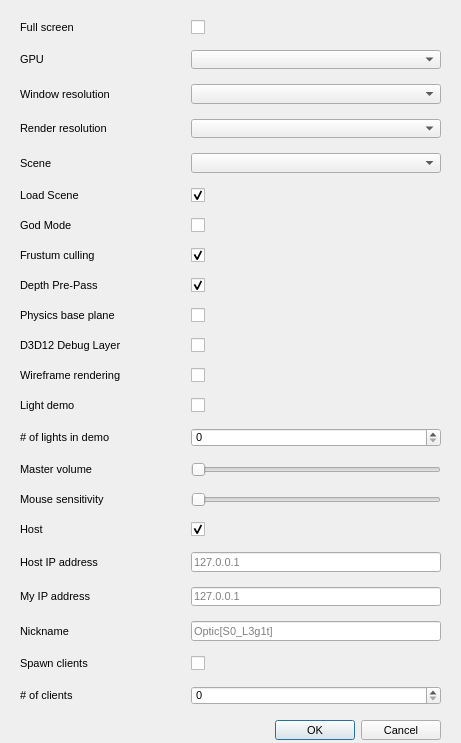
<?xml version="1.0" encoding="UTF-8"?>
<ui version="4.0">
 <class>SetupDialog</class>
 <widget class="QMainWindow" name="SetupDialog">
  <property name="geometry">
   <rect>
    <x>0</x>
    <y>0</y>
    <width>461</width>
    <height>743</height>
   </rect>
  </property>
  <property name="minimumSize">
   <size>
    <width>461</width>
    <height>300</height>
   </size>
  </property>
  <property name="maximumSize">
   <size>
    <width>461</width>
    <height>2000</height>
   </size>
  </property>
  <property name="baseSize">
   <size>
    <width>461</width>
    <height>500</height>
   </size>
  </property>
  <property name="font">
   <font>
    <pointsize>8</pointsize>
    <weight>50</weight>
    <italic>false</italic>
    <bold>false</bold>
    <stylestrategy>PreferDefault</stylestrategy>
   </font>
  </property>
  <property name="windowTitle">
   <string>Runtime setup</string>
  </property>
  <widget class="QWidget" name="root">
   <widget class="QWidget" name="formLayoutWidget">
    <property name="geometry">
     <rect>
      <x>0</x>
      <y>0</y>
      <width>461</width>
      <height>741</height>
     </rect>
    </property>
    <layout class="QFormLayout" name="form_layout">
     <property name="rowWrapPolicy">
      <enum>QFormLayout::WrapLongRows</enum>
     </property>
     <property name="horizontalSpacing">
      <number>70</number>
     </property>
     <property name="verticalSpacing">
      <number>15</number>
     </property>
     <property name="leftMargin">
      <number>20</number>
     </property>
     <property name="topMargin">
      <number>20</number>
     </property>
     <property name="rightMargin">
      <number>20</number>
     </property>
     <item row="0" column="0">
      <widget class="QLabel" name="label_fullscreen">
       <property name="text">
        <string>Full screen</string>
       </property>
      </widget>
     </item>
     <item row="0" column="1">
      <widget class="QCheckBox" name="is_fullscreen">
       <property name="text">
        <string/>
       </property>
      </widget>
     </item>
     <item row="1" column="0">
      <widget class="QLabel" name="label_gpu">
       <property name="text">
        <string>GPU</string>
       </property>
      </widget>
     </item>
     <item row="1" column="1">
      <widget class="QComboBox" name="selection_gpu"/>
     </item>
     <item row="2" column="0">
      <widget class="QLabel" name="label_window_resolution">
       <property name="text">
        <string>Window resolution</string>
       </property>
      </widget>
     </item>
     <item row="2" column="1">
      <widget class="QComboBox" name="selection_window_resolution">
       <property name="enabled">
        <bool>true</bool>
       </property>
      </widget>
     </item>
     <item row="3" column="0">
      <widget class="QLabel" name="label_render_resolution">
       <property name="text">
        <string>Render resolution</string>
       </property>
      </widget>
     </item>
     <item row="3" column="1">
      <widget class="QComboBox" name="selection_render_resolution"/>
     </item>
     <item row="4" column="0">
      <widget class="QLabel" name="label_scene">
       <property name="text">
        <string>Scene</string>
       </property>
      </widget>
     </item>
     <item row="4" column="1">
      <widget class="QComboBox" name="selection_scene"/>
     </item>
     <item row="5" column="0">
      <widget class="QLabel" name="label_load_scene">
       <property name="text">
        <string>Load Scene</string>
       </property>
      </widget>
     </item>
     <item row="5" column="1">
      <widget class="QCheckBox" name="is_load_scene">
       <property name="text">
        <string/>
       </property>
       <property name="checked">
        <bool>true</bool>
       </property>
      </widget>
     </item>
     <item row="6" column="0">
      <widget class="QLabel" name="label_god_mode">
       <property name="text">
        <string>God Mode</string>
       </property>
      </widget>
     </item>
     <item row="6" column="1">
      <widget class="QCheckBox" name="is_god_mode">
       <property name="text">
        <string/>
       </property>
      </widget>
     </item>
     <item row="7" column="0">
      <widget class="QLabel" name="label_frustum_culling">
       <property name="text">
        <string>Frustum culling</string>
       </property>
      </widget>
     </item>
     <item row="7" column="1">
      <widget class="QCheckBox" name="is_frustum_culling">
       <property name="enabled">
        <bool>true</bool>
       </property>
       <property name="text">
        <string/>
       </property>
       <property name="checked">
        <bool>true</bool>
       </property>
       <property name="autoRepeat">
        <bool>false</bool>
       </property>
      </widget>
     </item>
     <item row="8" column="0">
      <widget class="QLabel" name="label_depth_pre_pass">
       <property name="text">
        <string>Depth Pre-Pass</string>
       </property>
      </widget>
     </item>
     <item row="8" column="1">
      <widget class="QCheckBox" name="is_depth_pre_pass">
       <property name="enabled">
        <bool>true</bool>
       </property>
       <property name="text">
        <string/>
       </property>
       <property name="checked">
        <bool>true</bool>
       </property>
       <property name="autoRepeat">
        <bool>false</bool>
       </property>
      </widget>
     </item>
     <item row="9" column="0">
      <widget class="QLabel" name="label_physics_base_plane">
       <property name="text">
        <string>Physics base plane</string>
       </property>
      </widget>
     </item>
     <item row="9" column="1">
      <widget class="QCheckBox" name="is_physics_base_plane">
       <property name="enabled">
        <bool>true</bool>
       </property>
       <property name="text">
        <string/>
       </property>
       <property name="checked">
        <bool>false</bool>
       </property>
       <property name="autoRepeat">
        <bool>false</bool>
       </property>
      </widget>
     </item>
     <item row="10" column="0">
      <widget class="QLabel" name="label_d3d12_debug_layer">
       <property name="text">
        <string>D3D12 Debug Layer</string>
       </property>
      </widget>
     </item>
     <item row="10" column="1">
      <widget class="QCheckBox" name="is_d3d12_debug_layer">
       <property name="enabled">
        <bool>true</bool>
       </property>
       <property name="text">
        <string/>
       </property>
       <property name="checked">
        <bool>false</bool>
       </property>
       <property name="autoRepeat">
        <bool>false</bool>
       </property>
      </widget>
     </item>
     <item row="11" column="0">
      <widget class="QLabel" name="label_wireframe">
       <property name="text">
        <string>Wireframe rendering</string>
       </property>
      </widget>
     </item>
     <item row="11" column="1">
      <widget class="QCheckBox" name="is_wireframe">
       <property name="enabled">
        <bool>true</bool>
       </property>
       <property name="text">
        <string/>
       </property>
       <property name="checked">
        <bool>false</bool>
       </property>
       <property name="autoRepeat">
        <bool>false</bool>
       </property>
      </widget>
     </item>
     <item row="12" column="0">
      <widget class="QLabel" name="label_light_demo">
       <property name="text">
        <string>Light demo</string>
       </property>
      </widget>
     </item>
     <item row="12" column="1">
      <widget class="QCheckBox" name="is_light_demo">
       <property name="enabled">
        <bool>true</bool>
       </property>
       <property name="text">
        <string/>
       </property>
       <property name="checked">
        <bool>false</bool>
       </property>
       <property name="autoRepeat">
        <bool>false</bool>
       </property>
      </widget>
     </item>
     <item row="13" column="0">
      <widget class="QLabel" name="label_num_lights">
       <property name="text">
        <string># of lights in demo</string>
       </property>
      </widget>
     </item>
     <item row="13" column="1">
      <widget class="QSpinBox" name="num_lights">
       <property name="readOnly">
        <bool>false</bool>
       </property>
       <property name="maximum">
        <number>64</number>
       </property>
      </widget>
     </item>
     <item row="14" column="0">
      <widget class="QLabel" name="label_master_volume">
       <property name="text">
        <string>Master volume</string>
       </property>
      </widget>
     </item>
     <item row="14" column="1">
      <widget class="QSlider" name="slider_master_volume">
       <property name="maximum">
        <number>100</number>
       </property>
       <property name="orientation">
        <enum>Qt::Horizontal</enum>
       </property>
      </widget>
     </item>
     <item row="15" column="0">
      <widget class="QLabel" name="label_mouse_sensitivity">
       <property name="text">
        <string>Mouse sensitivity</string>
       </property>
      </widget>
     </item>
     <item row="15" column="1">
      <widget class="QSlider" name="slider_mouse_sensitivity">
       <property name="maximum">
        <number>100</number>
       </property>
       <property name="orientation">
        <enum>Qt::Horizontal</enum>
       </property>
      </widget>
     </item>
     <item row="16" column="0">
      <widget class="QLabel" name="label_host">
       <property name="text">
        <string>Host</string>
       </property>
      </widget>
     </item>
     <item row="16" column="1">
      <widget class="QCheckBox" name="is_host">
       <property name="enabled">
        <bool>true</bool>
       </property>
       <property name="text">
        <string/>
       </property>
       <property name="checked">
        <bool>true</bool>
       </property>
       <property name="autoRepeat">
        <bool>false</bool>
       </property>
      </widget>
     </item>
     <item row="17" column="0">
      <widget class="QLabel" name="label_host_ip">
       <property name="text">
        <string>Host IP address</string>
       </property>
      </widget>
     </item>
     <item row="17" column="1">
      <widget class="QLineEdit" name="input_host_ip_address">
       <property name="placeholderText">
        <string>127.0.0.1</string>
       </property>
      </widget>
     </item>
     <item row="18" column="0">
      <widget class="QLabel" name="label_my_ip">
       <property name="text">
        <string>My IP address</string>
       </property>
      </widget>
     </item>
     <item row="18" column="1">
      <widget class="QLineEdit" name="input_my_ip_address">
       <property name="readOnly">
        <bool>true</bool>
       </property>
       <property name="placeholderText">
        <string>127.0.0.1</string>
       </property>
      </widget>
     </item>
     <item row="19" column="0">
      <widget class="QLabel" name="label_nickname">
       <property name="text">
        <string>Nickname</string>
       </property>
      </widget>
     </item>
     <item row="19" column="1">
      <widget class="QLineEdit" name="input_nickname">
       <property name="readOnly">
        <bool>false</bool>
       </property>
       <property name="placeholderText">
        <string>Optic[S0_L3g1t]</string>
       </property>
      </widget>
     </item>
     <item row="22" column="1">
      <widget class="QDialogButtonBox" name="launch_box">
       <property name="orientation">
        <enum>Qt::Horizontal</enum>
       </property>
       <property name="standardButtons">
        <set>QDialogButtonBox::Cancel|QDialogButtonBox::Ok</set>
       </property>
       <property name="centerButtons">
        <bool>false</bool>
       </property>
      </widget>
     </item>
     <item row="20" column="1">
      <widget class="QCheckBox" name="is_spawn_clients">
       <property name="enabled">
        <bool>true</bool>
       </property>
       <property name="text">
        <string/>
       </property>
       <property name="checked">
        <bool>false</bool>
       </property>
       <property name="autoRepeat">
        <bool>false</bool>
       </property>
      </widget>
     </item>
     <item row="20" column="0">
      <widget class="QLabel" name="label_spawn_clients">
       <property name="text">
        <string>Spawn clients</string>
       </property>
      </widget>
     </item>
     <item row="21" column="1">
      <widget class="QSpinBox" name="num_clients">
       <property name="readOnly">
        <bool>false</bool>
       </property>
       <property name="maximum">
        <number>99</number>
       </property>
      </widget>
     </item>
     <item row="21" column="0">
      <widget class="QLabel" name="label_num_clients">
       <property name="text">
        <string># of clients</string>
       </property>
      </widget>
     </item>
    </layout>
   </widget>
  </widget>
 </widget>
 <resources/>
 <connections/>
</ui>
